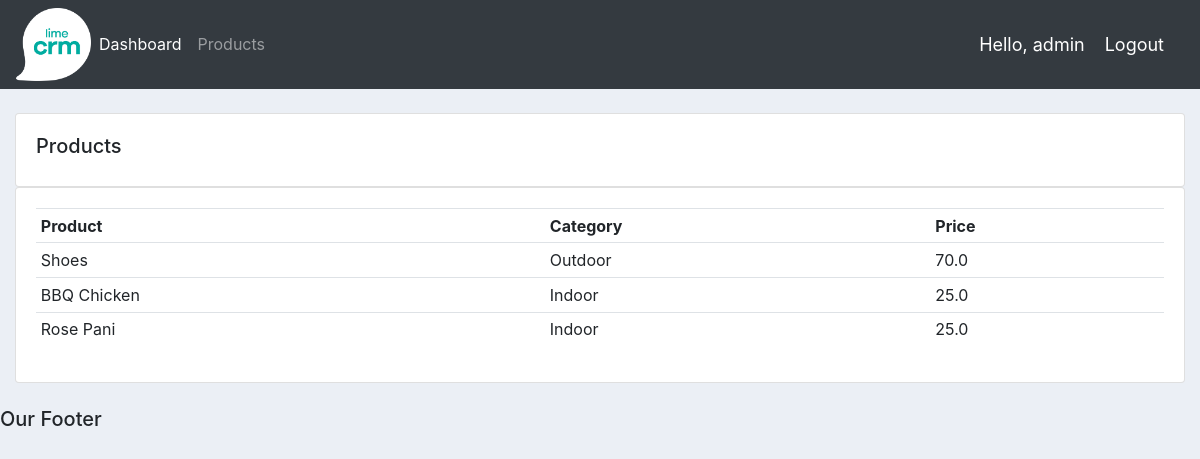
Screenshot of /products/ (signed in) with the database file from the repository.
### accounts/models.py (models this page shows, shortened)
class Product(models.Model):
    CATEGORY=(('Indoor','Indoor'),
              ('Outdoor','Outdoor'),
             )
    name=models.CharField(max_length=200,null=True)
    description=models.CharField(max_length=200,null=True,blank=True)
    price=models.FloatField(null=True)
    category=models.CharField(max_length=200,null=True,choices=CATEGORY)
    date_created=models.DateTimeField(auto_now_add=True,null=True)
    tags=models.ManyToManyField(Tag,null=True)

### accounts/decorators.py (the view)
        def wrapper_func(request,*args,**kwargs):
            group=''
            if request.user.groups.exists():
                group=request.user.groups.all()[0].name
            if group in allowed_roles:
                return view_func(request,*args,**kwargs)
            else:
                return HttpResponse('You are not allowed to view this page')

### accounts/views.py (called while the page is built)
@login_required(login_url='/login/')
@allowed_users(allowed_roles=['admin'])
def products(request):
    products = Product.objects.all()
    user=False
    return render(request,"accounts/products.html",{'products':products,'user':user})

### templates/accounts/products.html
{% extends 'base.html' %}
{% block content %}
<br>
<div class="row">
    <div class="col-md">
        <div class="card card-body">
            <h5>Products</h5>
        </div>
        <div class="card card-body">
            <table class="table table-sm">
                <tr>
                    <th>Product</th>
                    <th>Category</th>
                    <th>Price</th>
                </tr>
                {% for product in products %}
                <tr>
                    <td>{{product.name}}</td>
                    <td>{{product.category}}</td>
                    <td>{{product.price}}</td>
                </tr>
                {% endfor %}
            </table>
        </div>
    </div>
</div>
{% endblock %}

### templates/accounts/navbar.html (shortened to what this page needs)
{% load static %}
<nav class="navbar navbar-expand-lg navbar-dark bg-dark">
    <img src="{% static 'images/logo.png' %}" style="width: 75px;"/>
    <div class="collapse navbar-collapse" id="navbarSupportedContent">
      <ul class="navbar-nav mr-auto">
        <li class="nav-item active">
          <a class="nav-link" href="{% url 'index' %}">Dashboard</a>
        </li>
        {%if not user %}
        <li class="nav-item">
          <a class="nav-link" href="{% url 'products' %}">Products</a>
        </li>
        {% else %}
        <li class="nav-item">
          <a class="nav-link" href="{% url 'profile_page' %}">Settings</a>
        </li>
        {% endif %}
      </ul>
    </div>
    <span class="hello-msg">Hello, {{request.user}}</span>
    <span class="hello-msg"><a href="{% url 'logout' %}">Logout</a></span>
  </nav>

### static/css/main.css (style rules this page uses)
body { background-color: #ebeff5; }

### templates/accounts/navbar.html (style rules this page uses)
.hello-msg { color:white; font-size: 18px; margin-right: 20px; }
.hello-msg a { color: white; }

### rows the page displays
Product: name "Shoes", category "Outdoor", price "70.0"
Product: name "BBQ Chicken", category "Indoor", price "25.0"
Product: name "Rose Pani", category "Indoor", price "25.0"

### other values shown
{{ request.user }} "admin"
